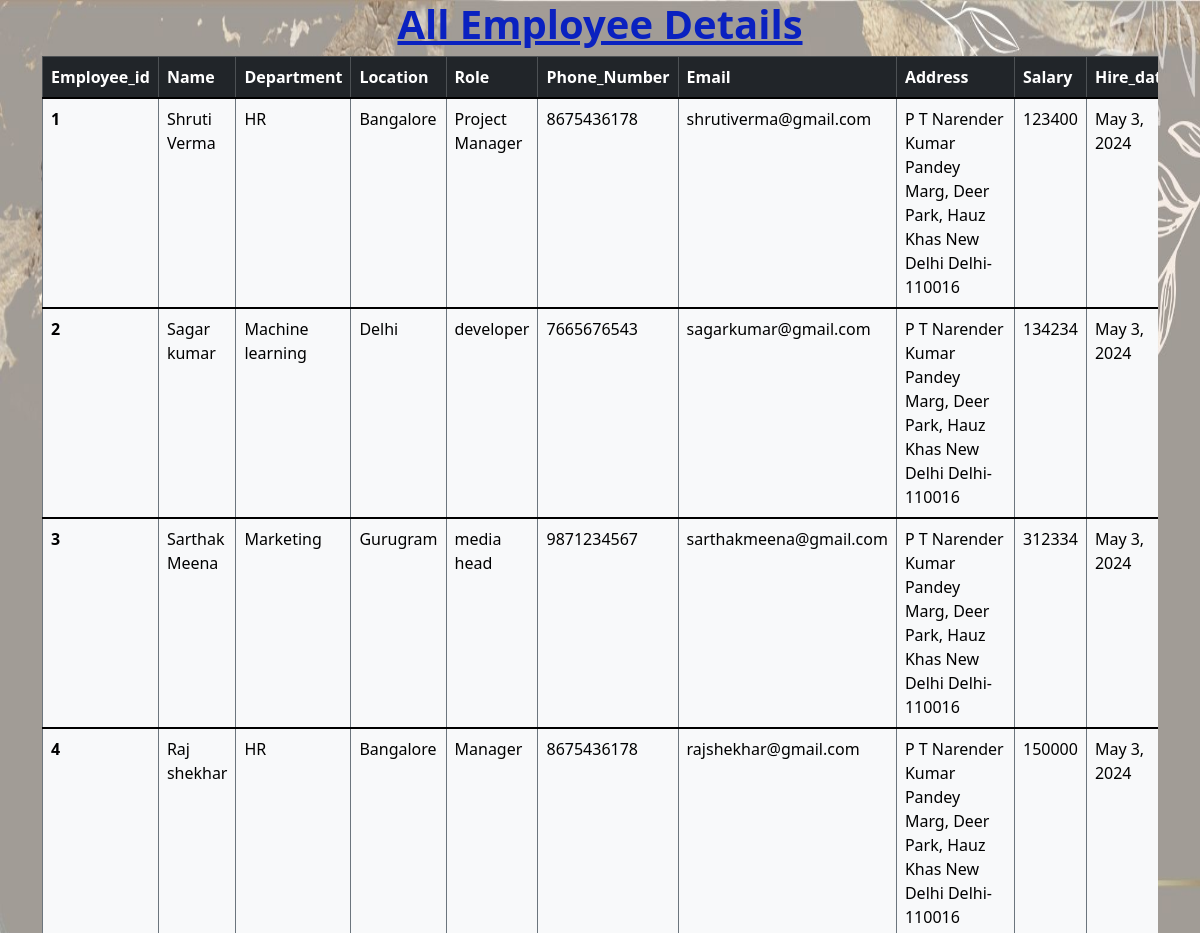
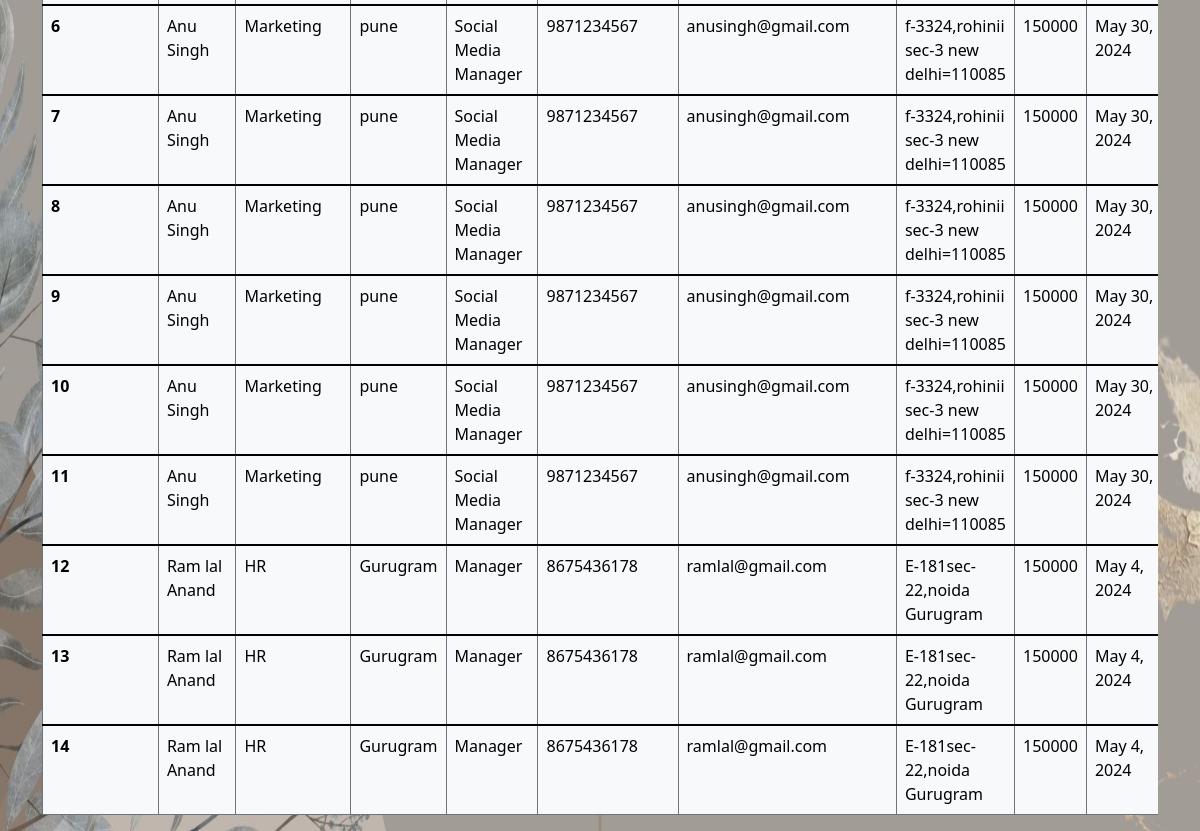
Screenshot of /view/ with the database file from the repository (2 pictures, top to bottom).
### employee/models.py (models this page shows)
class Employee(models.Model):
    name = models.CharField(max_length=100)
    emp_id = models.AutoField(primary_key=True)  # Use AutoField with primary_key=True
    email = models.EmailField()
    phone = models.IntegerField()
    address = models.TextField()
    dept = models.CharField(max_length=100)
    salary = models.IntegerField(default=0)
    location = models.CharField(max_length=100, default='Delhi')
    role = models.CharField(max_length=100)
    hire_date = models.DateField()
    def __str__(self):
        return self.name

### employee/views.py (the view)
# urls.py: path('view/',views.view,name='view'),
def view(request):
    emps=Employee.objects.all()
    context={
        'emps':emps
        }
    print(context)
    return render(request,'view.html',context)

### employee/templates/view.html (shortened to what this page needs)
<!doctype html>
<html lang="en">
  <head>
    <link href="https://cdn.jsdelivr.net/npm/bootstrap@5.3.3/dist/css/bootstrap.min.css" rel="stylesheet">
  </head>
  <head>
    <div class="container table-responsive">
  <div class=" table-responsive">
    <h1 align="center" style="color: #0a21c0;"><b><u> All Employee Details</u></b></h1>
    <table class=" table table-hover table-stripped table-bordered border-secondary table-light">
        <thead class="table-dark gray">
          <tr>
            <th scope="col">Employee_id</th>
            <th scope="col">Name</th>
            <th scope="col">Department</th>
            <th scope="col">Location</th>
            <th scope="col">Role</th>
            <th scope="col">Phone_Number</th>
            <th scope="col">Email</th>
            <th scope="col">Address</th>
            <th scope="col">Salary</th>
            <th scope="col">Hire_date</th>
          </tr>
        </thead >
            {% for emp in emps%}
        <tbody class="table-group-divider">
          <tr>
            <th scope="row">{{emp.emp_id}}</th>
            <td>{{emp.name}}</td>
            <td>{{emp.dept}}</td>
            <td>{{emp.location}}</td>
            <td>{{emp.role}}</td>
            <td>{{emp.phone}}</td>
            <td>{{emp.email}}</td>
            <td>{{emp.address}}</td>
            <td>{{emp.salary}}</td>
            <td>{{emp.hire_date}}</td>
        </tr>
        </tbody>
        {% endfor %}
      </table>
  </div>
  </body>
</html>

### rows the page displays
Employee: emp_id "1", name "Shruti Verma", dept "HR", location "Bangalore", role "Project Manager", phone "8675436178", email "shrutiverma@gmail.com", address "P T Narender Kumar Pandey Marg, Deer Park, Hauz Khas New Delhi Delhi-110016", salary "123400", hire_date "May 3, 2024"
Employee: emp_id "2", name "Sagar kumar", dept "Machine learning", location "Delhi", role "developer", phone "7665676543", email "sagarkumar@gmail.com", address "P T Narender Kumar Pandey Marg, Deer Park, Hauz Khas New Delhi Delhi-110016", salary "134234", hire_date "May 3, 2024"
Employee: emp_id "3", name "Sarthak Meena", dept "Marketing", location "Gurugram", role "media head", phone "9871234567", email "sarthakmeena@gmail.com", address "P T Narender Kumar Pandey Marg, Deer Park, Hauz Khas New Delhi Delhi-110016", salary "312334", hire_date "May 3, 2024"
Employee: emp_id "4", name "Raj shekhar", dept "HR", location "Bangalore", role "Manager", phone "8675436178", email "rajshekhar@gmail.com", address "P T Narender Kumar Pandey Marg, Deer Park, Hauz Khas New Delhi Delhi-110016", salary "150000", hire_date "May 3, 2024"
Employee: emp_id "6", name "Anu Singh", dept "Marketing", location "pune", role "Social Media Manager", phone "9871234567", email "anusingh@gmail.com", address "f-3324,rohinii sec-3 new delhi=110085", salary "150000", hire_date "May 30, 2024"
Employee: emp_id "7", name "Anu Singh", dept "Marketing", location "pune", role "Social Media Manager", phone "9871234567", email "anusingh@gmail.com", address "f-3324,rohinii sec-3 new delhi=110085", salary "150000", hire_date "May 30, 2024"
Employee: emp_id "8", name "Anu Singh", dept "Marketing", location "pune", role "Social Media Manager", phone "9871234567", email "anusingh@gmail.com", address "f-3324,rohinii sec-3 new delhi=110085", salary "150000", hire_date "May 30, 2024"
Employee: emp_id "9", name "Anu Singh", dept "Marketing", location "pune", role "Social Media Manager", phone "9871234567", email "anusingh@gmail.com", address "f-3324,rohinii sec-3 new delhi=110085", salary "150000", hire_date "May 30, 2024"
Employee: emp_id "10", name "Anu Singh", dept "Marketing", location "pune", role "Social Media Manager", phone "9871234567", email "anusingh@gmail.com", address "f-3324,rohinii sec-3 new delhi=110085", salary "150000", hire_date "May 30, 2024"
Employee: emp_id "11", name "Anu Singh", dept "Marketing", location "pune", role "Social Media Manager", phone "9871234567", email "anusingh@gmail.com", address "f-3324,rohinii sec-3 new delhi=110085", salary "150000", hire_date "May 30, 2024"
Employee: emp_id "12", name "Ram lal Anand", dept "HR", location "Gurugram", role "Manager", phone "8675436178", email "ramlal@gmail.com", address "E-181sec-22,noida Gurugram", salary "150000", hire_date "May 4, 2024"
Employee: emp_id "13", name "Ram lal Anand", dept "HR", location "Gurugram", role "Manager", phone "8675436178", email "ramlal@gmail.com", address "E-181sec-22,noida Gurugram", salary "150000", hire_date "May 4, 2024"
Employee: emp_id "14", name "Ram lal Anand", dept "HR", location "Gurugram", role "Manager", phone "8675436178", email "ramlal@gmail.com", address "E-181sec-22,noida Gurugram", salary "150000", hire_date "May 4, 2024"
